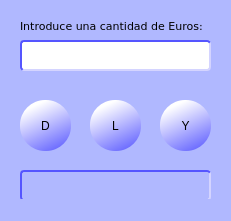
<?xml version="1.0" encoding="UTF-8"?>
<ui version="4.0">
 <class>MainWindow</class>
 <widget class="QMainWindow" name="MainWindow">
  <property name="geometry">
   <rect>
    <x>0</x>
    <y>0</y>
    <width>231</width>
    <height>221</height>
   </rect>
  </property>
  <property name="windowTitle">
   <string>CONVERSOR €</string>
  </property>
  <property name="styleSheet">
   <string notr="true">* {
	background-color: rgb(176, 184, 255)
}</string>
  </property>
  <widget class="QWidget" name="centralwidget">
   <widget class="QLabel" name="label_texto">
    <property name="geometry">
     <rect>
      <x>20</x>
      <y>10</y>
      <width>191</width>
      <height>31</height>
     </rect>
    </property>
    <property name="font">
     <font>
      <family>Verdana</family>
      <pointsize>8</pointsize>
     </font>
    </property>
    <property name="text">
     <string>Introduce una cantidad de Euros:</string>
    </property>
   </widget>
   <widget class="QToolButton" name="boton_convertir_a_dolares">
    <property name="geometry">
     <rect>
      <x>20</x>
      <y>100</y>
      <width>51</width>
      <height>51</height>
     </rect>
    </property>
    <property name="styleSheet">
     <string notr="true">* {
	background-color: qlineargradient(spread:pad, x1:1, y1:1, x2:0.518, y2:0, stop:0 rgba(85, 85, 255, 255), stop:1 rgba(255, 255, 255, 255));
	border-radius: 25px;
}</string>
    </property>
    <property name="text">
     <string>D</string>
    </property>
    <property name="icon">
     <iconset>
      <normaloff>../imagenes/usa.png</normaloff>../imagenes/usa.png</iconset>
    </property>
    <property name="iconSize">
     <size>
      <width>32</width>
      <height>32</height>
     </size>
    </property>
   </widget>
   <widget class="QLabel" name="label_resultado">
    <property name="geometry">
     <rect>
      <x>20</x>
      <y>170</y>
      <width>191</width>
      <height>31</height>
     </rect>
    </property>
    <property name="font">
     <font>
      <family>Verdana</family>
      <pointsize>10</pointsize>
     </font>
    </property>
    <property name="styleSheet">
     <string notr="true">* {
	border-style: inset;
	border-width: 2px;
	border-color: rgb(85, 85, 255);
	border-radius: 4px;
}</string>
    </property>
    <property name="frameShape">
     <enum>QFrame::WinPanel</enum>
    </property>
    <property name="frameShadow">
     <enum>QFrame::Sunken</enum>
    </property>
    <property name="text">
     <string/>
    </property>
    <property name="alignment">
     <set>Qt::AlignCenter</set>
    </property>
   </widget>
   <widget class="QLineEdit" name="entrada_euros">
    <property name="geometry">
     <rect>
      <x>20</x>
      <y>40</y>
      <width>191</width>
      <height>31</height>
     </rect>
    </property>
    <property name="font">
     <font>
      <family>Verdana</family>
      <pointsize>10</pointsize>
     </font>
    </property>
    <property name="styleSheet">
     <string notr="true">* {
	background-color: rgb(255, 255, 255);
	border-style: inset;
	border-width: 2px;
	border-color: rgb(85, 85, 255);
	border-radius: 4px;
}</string>
    </property>
    <property name="frame">
     <bool>true</bool>
    </property>
    <property name="alignment">
     <set>Qt::AlignRight|Qt::AlignTrailing|Qt::AlignVCenter</set>
    </property>
   </widget>
   <widget class="QToolButton" name="boton_convertir_a_libras">
    <property name="geometry">
     <rect>
      <x>90</x>
      <y>100</y>
      <width>51</width>
      <height>51</height>
     </rect>
    </property>
    <property name="styleSheet">
     <string notr="true">* {
	background-color: qlineargradient(spread:pad, x1:1, y1:1, x2:0.518, y2:0, stop:0 rgba(85, 85, 255, 255), stop:1 rgba(255, 255, 255, 255));
	border-radius: 25px;
}</string>
    </property>
    <property name="text">
     <string>L</string>
    </property>
    <property name="icon">
     <iconset>
      <normaloff>../imagenes/uk.png</normaloff>../imagenes/uk.png</iconset>
    </property>
    <property name="iconSize">
     <size>
      <width>32</width>
      <height>32</height>
     </size>
    </property>
   </widget>
   <widget class="QToolButton" name="boton_convertir_a_yuanes">
    <property name="geometry">
     <rect>
      <x>160</x>
      <y>100</y>
      <width>51</width>
      <height>51</height>
     </rect>
    </property>
    <property name="styleSheet">
     <string notr="true">* {
	background-color: qlineargradient(spread:pad, x1:1, y1:1, x2:0.518, y2:0, stop:0 rgba(85, 85, 255, 255), stop:1 rgba(255, 255, 255, 255));
	border-radius: 25px;
}</string>
    </property>
    <property name="text">
     <string>Y</string>
    </property>
    <property name="icon">
     <iconset>
      <normaloff>../imagenes/china.png</normaloff>../imagenes/china.png</iconset>
    </property>
    <property name="iconSize">
     <size>
      <width>32</width>
      <height>32</height>
     </size>
    </property>
   </widget>
  </widget>
  <widget class="QStatusBar" name="statusbar"/>
 </widget>
 <resources/>
 <connections/>
</ui>
